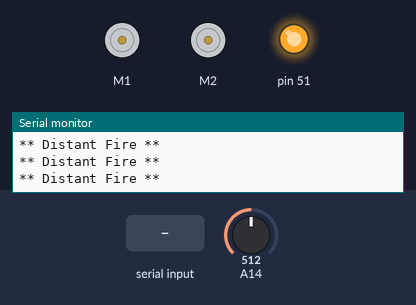
Bench run of a sketch on a simulated Arduino Mega 2560, built with avr-gcc and run on an emulated ATmega2560. Shown: 2 × DC motor (green arrow = forward, orange = backward, longer = faster), output pins drawn as LEDs (lit = HIGH), the last lines printed to the serial monitor. The test bench sets the inputs (shaded band); at power-on: A14 = 512.

Above: at 1.2 s.
1.3 s: A14 set to 672
2.8 s: A14 set to 698
At 3.1 s:
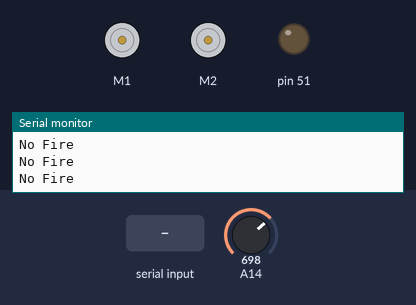
4.3 s: "F" received over the second serial link
At 5.5 s:
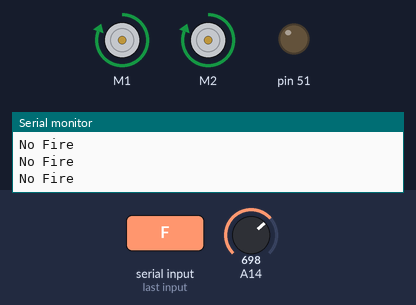
5.8 s: "B" received over the second serial link
At 7.0 s:
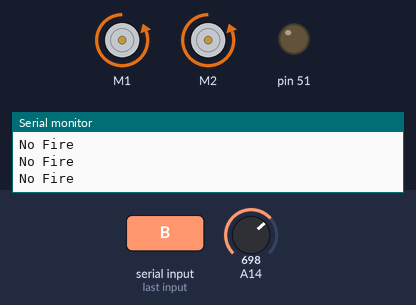
7.3 s: A14 set to 306
At 8.5 s:
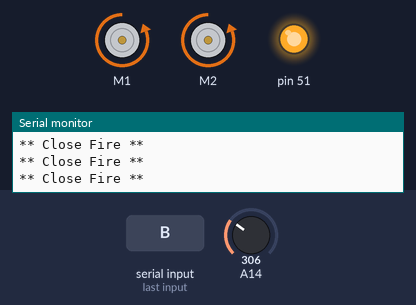
8.8 s: "L" received over the second serial link
At 9.5 s:
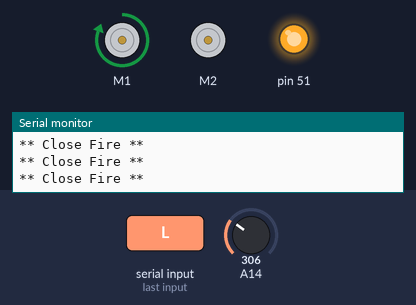
Timing chart, 0 to 11.3 s (numbered marks = the images above; inputs shaded):
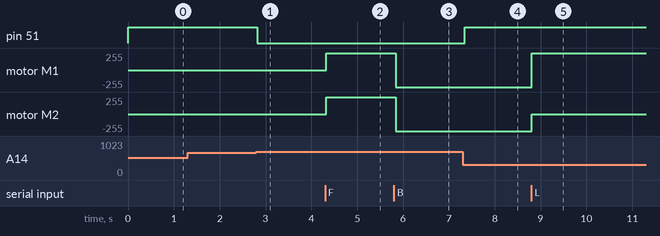

The sketch:

RCFIrefighter.ino
```cpp
#include <AFMotor.h>

const int FsensorMin = 0;     // sensor minimum
const int FsensorMax = 1024;  // sensor maximum
//creates two objects to control the terminal 3 and 4 of motor shield
AF_DCMotor motor1(1);
AF_DCMotor motor2(2);

char command;

void setup()
{
  pinMode(51, OUTPUT);
  Serial1.begin(9600);
  Serial.begin(9600);
}

void loop(){

//FLAME SENSOR
// read the sensor on analog A14:
  int FsensorReading = analogRead(A14);
  int range = map(FsensorReading, FsensorMin, FsensorMax, 0, 3);// map the sensor range (four options)

  // range value:
  switch (range) {
  case 0:    // A fire closer than 1.5 feet away.
    Serial.println("** Close Fire **");
    digitalWrite(51, HIGH);
    break;
  case 1:    // A fire between 1-3 feet away.
    Serial.println("** Distant Fire **");
    digitalWrite(51, HIGH);
    break;
  case 2:    // No fire detected.
    Serial.println("No Fire");
    digitalWrite(51, LOW);
    break;
  }
  delay(50);  // delay between reads

//MOTOR DRIVE
  if(Serial1.available() > 0){
    command = Serial1.read();
    Stop(); //initialize with motors stoped
    //Change pin mode only if new command is different from previous.
    //Serial.println(command);
    switch(command){
    case 'F':
      forward();
      break;
    case 'B':
       back();
      break;
    case 'L':
      left();
      break;
    case 'R':
      right();
      break;
    }
  }
}
void forward()
{
  motor1.setSpeed(255); //Define maximum velocity
  motor1.run(FORWARD); //rotate the motor clockwise
  motor2.setSpeed(255); //Define maximum velocity
  motor2.run(FORWARD); //rotate the motor clockwise
}

void back()
{
  motor1.setSpeed(255);
  motor1.run(BACKWARD); //rotate the motor counterclockwise
  motor2.setSpeed(255);
  motor2.run(BACKWARD); //rotate the motor counterclockwise
}

void left()
{
  motor1.setSpeed(255); //Define maximum velocity
  motor1.run(FORWARD); //rotate the motor clockwise
  motor2.setSpeed(0);
  motor2.run(RELEASE); //turn motor2 off
}

void right()
{
  motor1.setSpeed(0);
  motor1.run(RELEASE); //turn motor1 off
  motor2.setSpeed(255); //Define maximum velocity
  motor2.run(FORWARD); //rotate the motor clockwise
}

void Stop()
{
  motor1.setSpeed(0);
  motor2.run(RELEASE); //turn motor1 off
  motor2.setSpeed(0);
  motor2.run(RELEASE); //turn motor2 off
}
```

Measured:
- the behaviour switches between 682 and 683 on A14 (found by bisection; images 0 and 1)
- after the input at 2.8 s, pin 51: HIGH → LOW at once
- after the input at 4.3 s, motor M1, motor M2: stopped → forward 255/255 at once
- after the input at 5.8 s, motor M1, motor M2: forward 255/255 → backward 255/255 at once
- after the input at 7.3 s, pin 51: LOW → HIGH at once
- after the input at 8.8 s, motor M1: backward 255/255 → forward 255/255 at once; motor M2: backward 255/255 → stopped at once
